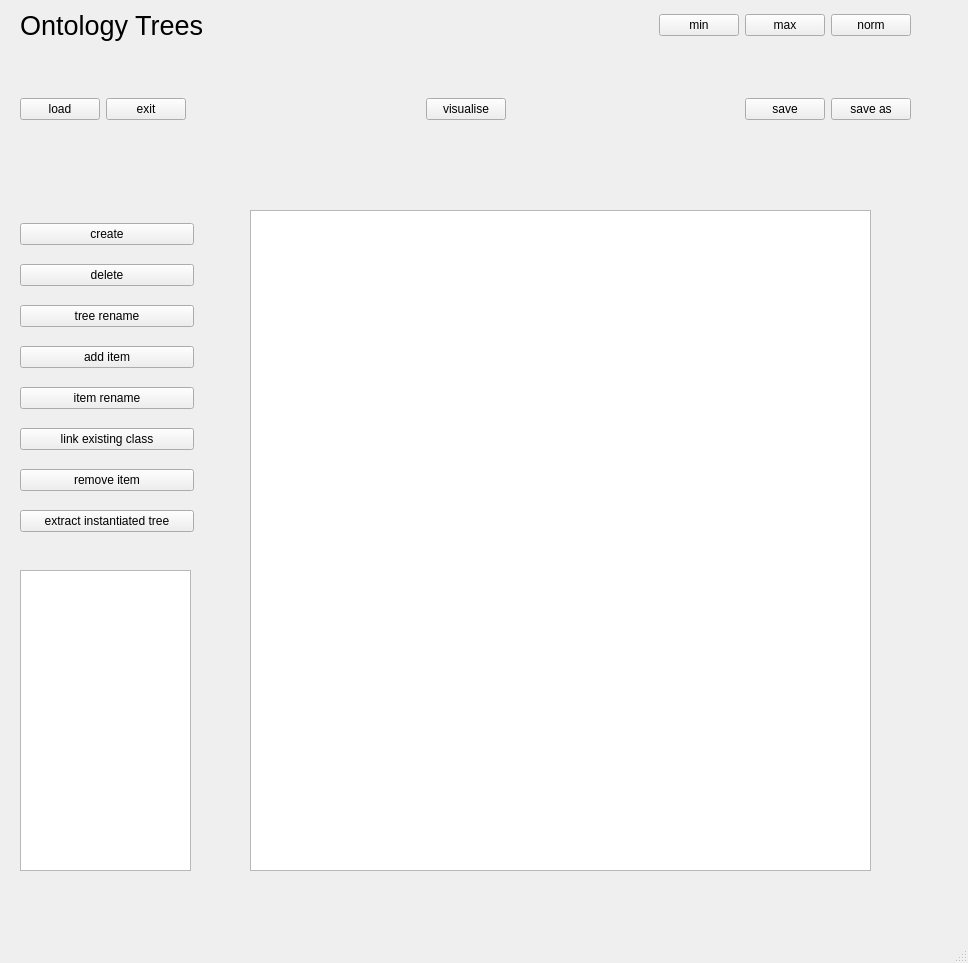
<?xml version="1.0" encoding="UTF-8"?>
<ui version="4.0">
 <class>MainWindow</class>
 <widget class="QMainWindow" name="MainWindow">
  <property name="geometry">
   <rect>
    <x>0</x>
    <y>0</y>
    <width>968</width>
    <height>963</height>
   </rect>
  </property>
  <property name="sizePolicy">
   <sizepolicy hsizetype="Preferred" vsizetype="Preferred">
    <horstretch>0</horstretch>
    <verstretch>0</verstretch>
   </sizepolicy>
  </property>
  <property name="windowTitle">
   <string>MainWindow</string>
  </property>
  <widget class="QWidget" name="centralwidget">
   <widget class="QWidget" name="horizontalLayoutWidget_2">
    <property name="geometry">
     <rect>
      <x>560</x>
      <y>0</y>
      <width>351</width>
      <height>51</height>
     </rect>
    </property>
    <layout class="QHBoxLayout" name="horizontalLayout_2">
     <item>
      <spacer name="horizontalSpacer_11">
       <property name="orientation">
        <enum>Qt::Horizontal</enum>
       </property>
       <property name="sizeHint" stdset="0">
        <size>
         <width>40</width>
         <height>20</height>
        </size>
       </property>
      </spacer>
     </item>
     <item>
      <widget class="QPushButton" name="pushMinimise">
       <property name="text">
        <string>min</string>
       </property>
      </widget>
     </item>
     <item>
      <widget class="QPushButton" name="pushMaximise">
       <property name="text">
        <string>max</string>
       </property>
      </widget>
     </item>
     <item>
      <widget class="QPushButton" name="pushNormal">
       <property name="text">
        <string>norm</string>
       </property>
      </widget>
     </item>
    </layout>
   </widget>
   <widget class="QWidget" name="horizontalLayoutWidget_3">
    <property name="geometry">
     <rect>
      <x>20</x>
      <y>84</y>
      <width>891</width>
      <height>51</height>
     </rect>
    </property>
    <layout class="QHBoxLayout" name="horizontalLayout_3">
     <item>
      <widget class="QPushButton" name="pushOntologyLoad">
       <property name="text">
        <string>load</string>
       </property>
      </widget>
     </item>
     <item>
      <widget class="QPushButton" name="pushExit">
       <property name="text">
        <string>exit</string>
       </property>
      </widget>
     </item>
     <item>
      <spacer name="horizontalSpacer_2">
       <property name="orientation">
        <enum>Qt::Horizontal</enum>
       </property>
       <property name="sizeHint" stdset="0">
        <size>
         <width>40</width>
         <height>20</height>
        </size>
       </property>
      </spacer>
     </item>
     <item>
      <widget class="QPushButton" name="pushTreeVisualise">
       <property name="text">
        <string>visualise</string>
       </property>
      </widget>
     </item>
     <item>
      <spacer name="horizontalSpacer_3">
       <property name="orientation">
        <enum>Qt::Horizontal</enum>
       </property>
       <property name="sizeHint" stdset="0">
        <size>
         <width>40</width>
         <height>20</height>
        </size>
       </property>
      </spacer>
     </item>
     <item>
      <widget class="QPushButton" name="pushOntologySave">
       <property name="text">
        <string>save</string>
       </property>
      </widget>
     </item>
     <item>
      <widget class="QPushButton" name="pushOntologySaveAs">
       <property name="text">
        <string>save as</string>
       </property>
      </widget>
     </item>
    </layout>
   </widget>
   <widget class="QLabel" name="label">
    <property name="geometry">
     <rect>
      <x>20</x>
      <y>10</y>
      <width>201</width>
      <height>31</height>
     </rect>
    </property>
    <property name="font">
     <font>
      <pointsize>20</pointsize>
     </font>
    </property>
    <property name="text">
     <string>Ontology Trees</string>
    </property>
   </widget>
   <widget class="QListWidget" name="listTrees">
    <property name="geometry">
     <rect>
      <x>20</x>
      <y>570</y>
      <width>171</width>
      <height>301</height>
     </rect>
    </property>
   </widget>
   <widget class="QTreeWidget" name="treeTree">
    <property name="geometry">
     <rect>
      <x>250</x>
      <y>210</y>
      <width>621</width>
      <height>661</height>
     </rect>
    </property>
    <property name="autoExpandDelay">
     <number>1</number>
    </property>
    <property name="columnCount">
     <number>0</number>
    </property>
    <attribute name="headerVisible">
     <bool>false</bool>
    </attribute>
    <attribute name="headerCascadingSectionResizes">
     <bool>false</bool>
    </attribute>
   </widget>
   <widget class="QWidget" name="verticalLayoutWidget_4">
    <property name="geometry">
     <rect>
      <x>20</x>
      <y>210</y>
      <width>174</width>
      <height>337</height>
     </rect>
    </property>
    <layout class="QVBoxLayout" name="verticalLayout_4">
     <item>
      <widget class="QPushButton" name="pushTreeCreate">
       <property name="text">
        <string>create</string>
       </property>
      </widget>
     </item>
     <item>
      <widget class="QPushButton" name="pushDeleteTree">
       <property name="text">
        <string>delete</string>
       </property>
      </widget>
     </item>
     <item>
      <widget class="QPushButton" name="pushTreeRename">
       <property name="text">
        <string>tree rename</string>
       </property>
      </widget>
     </item>
     <item>
      <widget class="QPushButton" name="pushTreeAddItem">
       <property name="text">
        <string>add item</string>
       </property>
      </widget>
     </item>
     <item>
      <widget class="QPushButton" name="pushItemRename">
       <property name="text">
        <string>item rename</string>
       </property>
      </widget>
     </item>
     <item>
      <widget class="QPushButton" name="pushTreeLinkExistingClass">
       <property name="text">
        <string>link existing class</string>
       </property>
      </widget>
     </item>
     <item>
      <widget class="QPushButton" name="pushRemoveItem">
       <property name="text">
        <string>remove item</string>
       </property>
      </widget>
     </item>
     <item>
      <widget class="QPushButton" name="pushTreeReduce">
       <property name="text">
        <string>extract instantiated tree</string>
       </property>
      </widget>
     </item>
    </layout>
   </widget>
  </widget>
  <widget class="QStatusBar" name="statusbar"/>
 </widget>
 <resources/>
 <connections/>
</ui>
